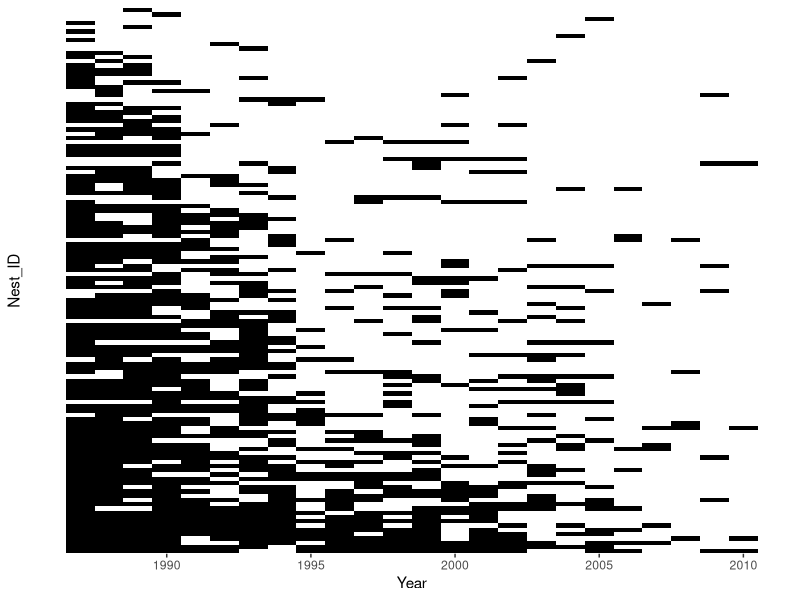

This figure's R source:
#
# Logistics
#
WD <- "~/Documents/TRES_IPM"
library(tidyverse)

setwd(WD)
data <- read_csv("Data/nest_records.csv") %>%
	 separate("Nest Key", into=c("drop", "Nest_ID"), sep="-") %>%
	 select(Nest_ID,
	 		Year = Year,
	 		Clutch_Size = "Eggs Laid")

occupiedYears <- data %>%
			  group_by(Nest_ID) %>%
			  tally() 

nestOrder <- occupiedYears %>%
		  arrange(-n) %>%
		  pull(Nest_ID)

data <- mutate(data, Nest_ID = factor(Nest_ID, levels=nestOrder))

plot <- ggplot(data) +
     geom_tile(aes(x=Year, y=Nest_ID, fill=!is.na(Clutch_Size))) +
     scale_fill_manual(values=c("black", "white")) +
     guides(fill="none") +
     theme_bw() +
     theme(axis.text.y = element_blank(),
     	   axis.ticks.y = element_blank(),
     	   panel.grid = element_blank(),
     	   panel.border = element_blank())




ggsave(plot, file="Output/Plot_nest_occupancy.png", 
	   width=8, height=8) 